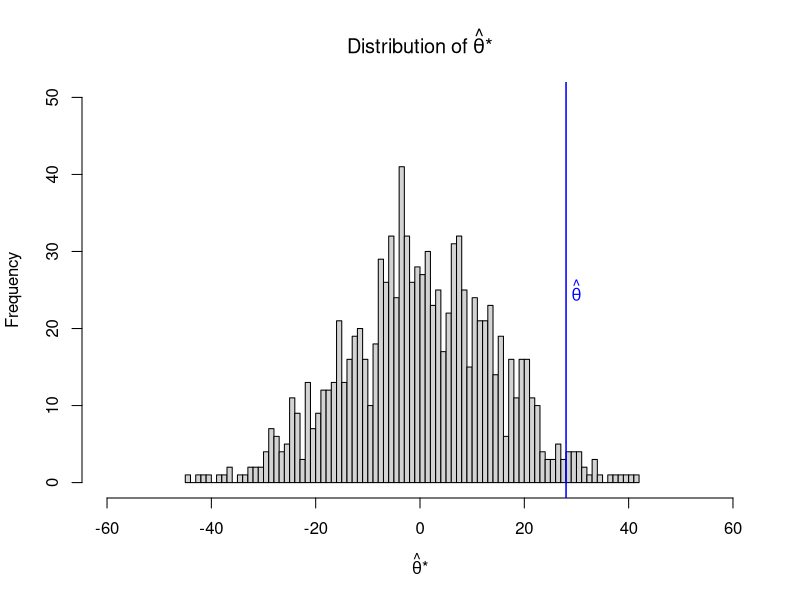

This chart was generated by the following R code:
## ---- chunk 1
knitr::opts_chunk$set(echo = TRUE)
## ---- chunk 2
treatment = c(90, 91, 68, 90, 167, 26, 38, 89, 88, 99, 41, 123, 76, 88, 79, 96, 79, 122, 11, 23) 

control = c(52, 104, 146, 27, 46, 120, 5, 15, 11, 48, 30, 40, 8, 42, 74)
## ---- chunk 3
# This code was sourced in part from the original poster's updated code: 
# https://stats.stackexchange.com/questions/176691/running-a-permutation-test-with-different-sample-sizes-in-r/176714

# Calculate the base statistic ybar - zbar
theta_hat <- mean(treatment) - mean(control)

# Create vector of zeros to compare the sample permutation test statistics against
dif <- integer(1000)

# Create vector of the differences between the sample permutation's means and the null (0)
for (i in 1:length(dif)) {
        samp <- sample(x = c(treatment, control),
                       replace = FALSE)

        samp_treat <- samp[1:20]
        samp_con <- samp[21:35]
        
        dif[i] <- mean(samp_treat) - mean(samp_con)
}
## ---- chunk 4
# Check the quartiles of the differences
quantile(dif)

# Get the standard deviation of the differences
sd(dif)

# Histogram of the differences
hist(dif, 
     xlim = c(-60, 60),
     ylim = c(0, 50),
     breaks = 100,
     main = expression(Distribution~of~hat(theta)*"*"),
     xlab = expression(hat(theta)*"*")
)

abline(v = theta_hat,
       col = "blue",
       lwd = 1.5
)

text(theta_hat + 2, 25, expression(hat(theta)), col = "blue")

# Get p-value using the abolute differences
p_value <- sum(abs(dif) > abs(theta_hat))/length(dif)

## ---- chunk 5
cat("p-value =", p_value)
